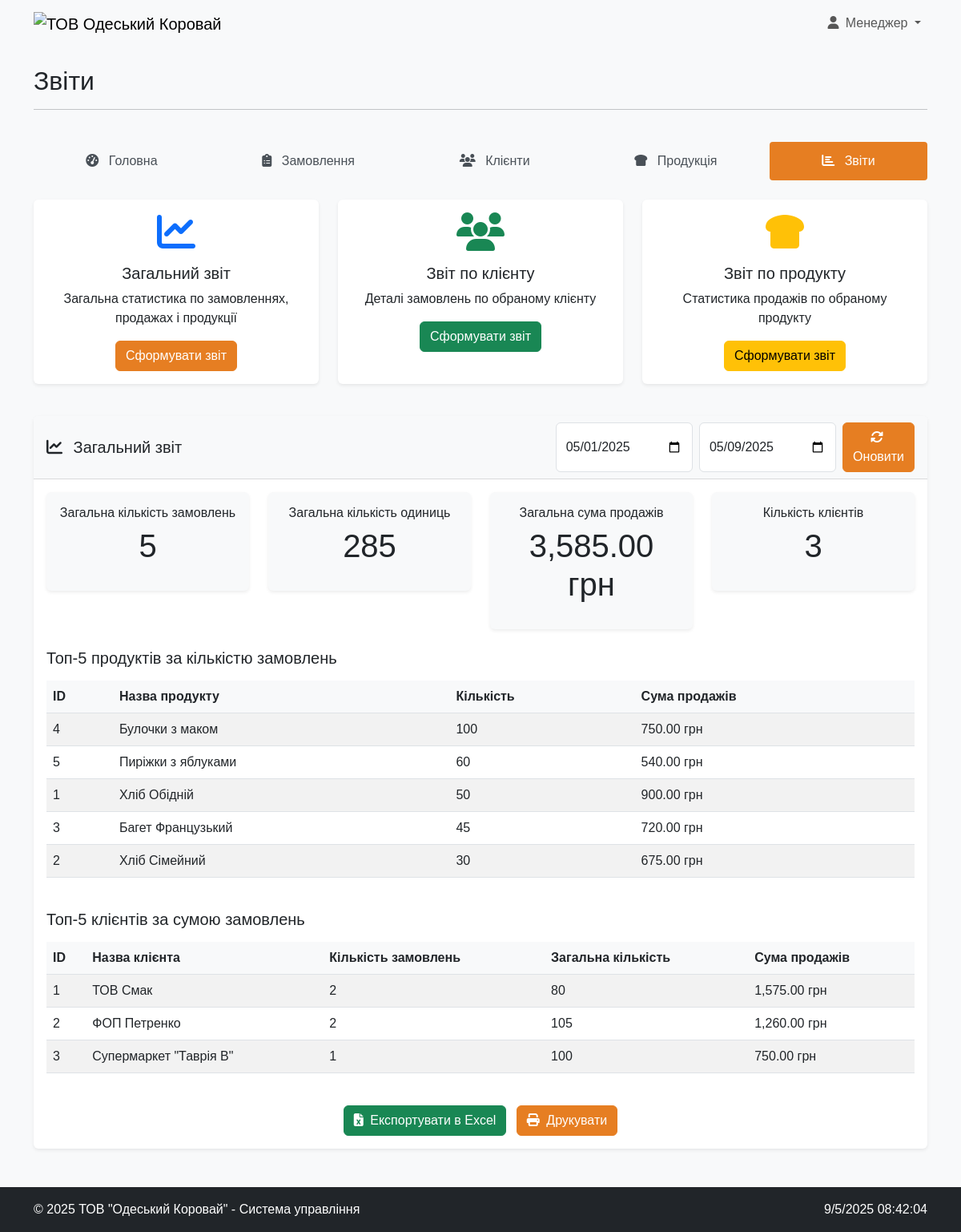
Page /modules/manager/reports.php?type=general (signed in) on the committed database.
### tables this page shows
CREATE TABLE IF NOT EXISTS `polzovateli` (
  `id` int(11) NOT NULL AUTO_INCREMENT,
  `login` varchar(50) NOT NULL,
  `password` varchar(255) NOT NULL,
  `name` varchar(100) DEFAULT NULL,
  PRIMARY KEY (`id`),
  UNIQUE KEY `login` (`login`)
);

CREATE TABLE IF NOT EXISTS `product` (
  `id` int(11) NOT NULL AUTO_INCREMENT,
  `nazvanie` varchar(100) NOT NULL,
  `ves` float NOT NULL,
  `srok` int(11) NOT NULL,
  `stoimost` float NOT NULL,
  `zena` float NOT NULL,
  `image` varchar(255) DEFAULT NULL,
  PRIMARY KEY (`id`)
);

CREATE TABLE IF NOT EXISTS `klientu` (
  `id` int(11) NOT NULL AUTO_INCREMENT,
  `name` varchar(100) NOT NULL,
  `fio` varchar(100) NOT NULL,
  `dolj` varchar(100) DEFAULT NULL,
  `tel` varchar(20) DEFAULT NULL,
  `mail` varchar(100) DEFAULT NULL,
  `city` varchar(100) DEFAULT NULL,
  `adres` varchar(255) DEFAULT NULL,
  `rast` float DEFAULT NULL,
  `login` varchar(50) DEFAULT NULL,
  `password` varchar(255) DEFAULT NULL,
  PRIMARY KEY (`id`)
);

### includes/auth.php (called while the page is built, shortened)
<?php
function isUserLoggedIn() {
    return isset($_SESSION['id']) && !empty($_SESSION['id']);
}
function getUserRole() {
    $userId = $_SESSION['id'];
    switch ($userId) {
        case 1:
            return 'manager';
    }
}

### modules/manager/reports.php (the view, shortened to what this page needs)
<?php
$pageTitle = 'Звіти';
require_once '../../includes/auth.php';
$connection = connectDatabase();
$reportType = isset($_GET['type']) ? $_GET['type'] : '';
$startDate = isset($_GET['start_date']) ? $_GET['start_date'] : date('Y-m-01');
$endDate = isset($_GET['end_date']) ? $_GET['end_date'] : date('Y-m-d');
include_once '../../includes/header.php';
?>
<div class="row mb-4">
    <div class="col-md-12">
        <nav class="nav main-menu nav-pills nav-fill">
            <a class="nav-link" href="dashboard.php">
                <i class="fas fa-tachometer-alt"></i> Головна
            </a>
            <a class="nav-link" href="orders.php">
                <i class="fas fa-clipboard-list"></i> Замовлення
            </a>
            <a class="nav-link" href="clients.php">
                <i class="fas fa-users"></i> Клієнти
            </a>
            <a class="nav-link" href="products.php">
                <i class="fas fa-bread-slice"></i> Продукція
            </a>
            <a class="nav-link active" href="reports.php">
                <i class="fas fa-chart-bar"></i> Звіти
            </a>
        </nav>
    </div>
</div>
<div class="row mb-4">
    <div class="col-md-4 mb-3">
        <div class="card h-100">
            <div class="card-body text-center">
                <i class="fas fa-chart-line fa-3x mb-3 text-primary"></i>
                <h5 class="card-title">Загальний звіт</h5>
                <p class="card-text">Загальна статистика по замовленнях, продажах і продукції</p>
                <a href="reports.php?type=general" class="btn btn-primary">Сформувати звіт</a>
            </div>
        </div>
    </div>
    <div class="col-md-4 mb-3">
        <div class="card h-100">
            <div class="card-body text-center">
                <i class="fas fa-users fa-3x mb-3 text-success"></i>
                <h5 class="card-title">Звіт по клієнту</h5>
                <p class="card-text">Деталі замовлень по обраному клієнту</p>
                <a href="#" class="btn btn-success" data-bs-toggle="modal" data-bs-target="#clientReportModal">Сформувати звіт</a>
            </div>
        </div>
    </div>
    <div class="col-md-4 mb-3">
        <div class="card h-100">
            <div class="card-body text-center">
                <i class="fas fa-bread-slice fa-3x mb-3 text-warning"></i>
                <h5 class="card-title">Звіт по продукту</h5>
                <p class="card-text">Статистика продажів по обраному продукту</p>
                <a href="#" class="btn btn-warning" data-bs-toggle="modal" data-bs-target="#productReportModal">Сформувати звіт</a>
            </div>
        </div>
    </div>
</div>
<?php if ($reportType === 'general'): ?>
    <div class="card mb-4">
        <div class="card-header">
            <div class="d-flex justify-content-between align-items-center">
                <h5 class="mb-0">
                    <i class="fas fa-chart-line me-2"></i> Загальний звіт
                </h5>
                <form action="" method="GET" class="d-flex">
                    <input type="date" class="form-control me-2" name="start_date" value="<?php echo $startDate; ?>">
                    <input type="date" class="form-control me-2" name="end_date" value="<?php echo $endDate; ?>">
                    <button type="submit" class="btn btn-primary">
                        <i class="fas fa-sync-alt me-1"></i> Оновити
                    </button>
                </form>
            </div>
        </div>
        <div class="card-body">
            <?php
            $generalStatsQuery = "
                SELECT
                    COUNT(DISTINCT z.idd) as total_orders,
                    SUM(z.kol) as total_quantity,
                    SUM(z.kol * p.zena) as total_sales,
                    COUNT(DISTINCT z.idklient) as total_clients,
                    COUNT(DISTINCT z.id) as total_products
                FROM zayavki z
                JOIN product p ON z.id = p.id
                WHERE z.data BETWEEN ? AND ?
            ";
            $stmt = mysqli_prepare($connection, $generalStatsQuery);
            mysqli_stmt_bind_param($stmt, "ss", $startDate, $endDate);
            mysqli_stmt_execute($stmt);
            $generalStatsResult = mysqli_stmt_get_result($stmt);
            $generalStats = mysqli_fetch_assoc($generalStatsResult);
            ?>
            <div class="row mb-4">
                <div class="col-md-3">
                    <div class="card bg-light">
                        <div class="card-body text-center">
                            <h6 class="card-title">Загальна кількість замовлень</h6>
                            <p class="display-6"><?php echo $generalStats['total_orders']; ?></p>
                        </div>
                    </div>
                </div>
                <div class="col-md-3">
                    <div class="card bg-light">
                        <div class="card-body text-center">
                            <h6 class="card-title">Загальна кількість одиниць</h6>
                            <p class="display-6"><?php echo $generalStats['total_quantity']; ?></p>
                        </div>
                    </div>
                </div>
                <div class="col-md-3">
                    <div class="card bg-light">
                        <div class="card-body text-center">
                            <h6 class="card-title">Загальна сума продажів</h6>
                            <p class="display-6"><?php echo number_format($generalStats['total_sales'], 2); ?> грн</p>
                        </div>
                    </div>
                </div>
                <div class="col-md-3">
                    <div class="card bg-light">
                        <div class="card-body text-center">
                            <h6 class="card-title">Кількість клієнтів</h6>
                            <p class="display-6"><?php echo $generalStats['total_clients']; ?></p>
                        </div>
                    </div>
                </div>
            </div>
            <h5 class="mb-3">Топ-5 продуктів за кількістю замовлень</h5>
            <?php
            $topProductsQuery = "
                SELECT p.id, p.nazvanie, SUM(z.kol) as total_quantity, SUM(z.kol * p.zena) as total_sales
                FROM zayavki z
                JOIN product p ON z.id = p.id
                WHERE z.data BETWEEN ? AND ?
                GROUP BY p.id
                ORDER BY total_quantity DESC
                LIMIT 5
            ";
            $stmt = mysqli_prepare($connection, $topProductsQuery);
            mysqli_stmt_bind_param($stmt, "ss", $startDate, $endDate);
            mysqli_stmt_execute($stmt);
            $topProductsResult = mysqli_stmt_get_result($stmt);
            ?>
            <div class="table-responsive mb-4">
                <table class="table table-striped table-hover">
                    <thead>
                        <tr>
                            <th>ID</th>
                            <th>Назва продукту</th>
                            <th>Кількість</th>
                            <th>Сума продажів</th>
                        </tr>
                    </thead>
                    <tbody>
                        <?php while ($product = mysqli_fetch_assoc($topProductsResult)): ?>
                            <tr>
                                <td><?php echo $product['id']; ?></td>
                                <td><?php echo htmlspecialchars($product['nazvanie']); ?></td>
                                <td><?php echo $product['total_quantity']; ?></td>
                                <td><?php echo number_format($product['total_sales'], 2); ?> грн</td>
                            </tr>
                        <?php endwhile; ?>
                    </tbody>
                </table>
            </div>
            <h5 class="mb-3">Топ-5 клієнтів за сумою замовлень</h5>
            <?php
            $topClientsQuery = "
                SELECT k.id, k.name, COUNT(DISTINCT z.idd) as order_count, SUM(z.kol) as total_quantity, SUM(z.kol * p.zena) as total_sales
                FROM zayavki z
                JOIN klientu k ON z.idklient = k.id
                JOIN product p ON z.id = p.id
                WHERE z.data BETWEEN ? AND ?
                GROUP BY k.id
                ORDER BY total_sales DESC
                LIMIT 5
            ";
            $stmt = mysqli_prepare($connection, $topClientsQuery);
            mysqli_stmt_bind_param($stmt, "ss", $startDate, $endDate);
            mysqli_stmt_execute($stmt);
            $topClientsResult = mysqli_stmt_get_result($stmt);
            ?>
            <div class="table-responsive">
                <table class="table table-striped table-hover">
                    <thead>
                        <tr>
                            <th>ID</th>
                            <th>Назва клієнта</th>
                            <th>Кількість замовлень</th>
                            <th>Загальна кількість</th>
                            <th>Сума продажів</th>
                        </tr>
                    </thead>
                    <tbody>
                        <?php while ($client = mysqli_fetch_assoc($topClientsResult)): ?>
                            <tr>
                                <td><?php echo $client['id']; ?></td>
                                <td><?php echo htmlspecialchars($client['name']); ?></td>
                                <td><?php echo $client['order_count']; ?></td>
                                <td><?php echo $client['total_quantity']; ?></td>
                                <td><?php echo number_format($client['total_sales'], 2); ?> грн</td>
                            </tr>
                        <?php endwhile; ?>
                    </tbody>
                </table>
            </div>
            <div class="text-center mt-4">
                <a href="export_report.php?type=general&start_date=<?php echo $startDate; ?>&end_date=<?php echo $endDate; ?>" class="btn btn-success">
                    <i class="fas fa-file-excel me-1"></i> Експортувати в Excel
                </a>
                <a href="print_report.php?type=general&start_date=<?php echo $startDate; ?>&end_date=<?php echo $endDate; ?>" class="btn btn-primary ms-2" target="_blank">
                    <i class="fas fa-print me-1"></i> Друкувати
                </a>
            </div>
        </div>
    </div>
<?php endif; ?>
<?php
include_once '../../includes/footer.php';
?>

### includes/header.php (shortened to what this page needs)
<?php
$pageTitle = $pageTitle ?? 'Система управління "Одеський Коровай"';
$currentUser = null;
if (isset($_SESSION['id'])) {
    $userId = $_SESSION['id'];
    $userQuery = "SELECT * FROM polzovateli WHERE id = ?";
    $stmt = mysqli_prepare($connection, $userQuery);
    mysqli_stmt_bind_param($stmt, "i", $userId);
    mysqli_stmt_execute($stmt);
    $userResult = mysqli_stmt_get_result($stmt);
    if (mysqli_num_rows($userResult) === 1) {
        $currentUser = mysqli_fetch_assoc($userResult);
    }
}
$userRole = getUserRole();
?>
<!DOCTYPE html>
<html lang="uk">
<head>
    <link rel="stylesheet" href="https://cdn.jsdelivr.net/npm/bootstrap@5.3.0/dist/css/bootstrap.min.css">
    <link rel="stylesheet" href="https://cdnjs.cloudflare.com/ajax/libs/font-awesome/6.4.0/css/all.min.css">
    <link rel="stylesheet" href="../../assets/css/styles.css">
</head>
<body>
    <nav class="navbar navbar-expand-lg navbar-light bg-light mb-4">
        <div class="container">
            <a class="navbar-brand" href="dashboard.php">
                <img src="../../assets/img/logo.png" alt="ТОВ Одеський Коровай" class="logo">
            </a>
            <div class="collapse navbar-collapse" id="navbarNav">
                <ul class="navbar-nav ms-auto">
                    <?php if ($userRole): ?>
                        <li class="nav-item dropdown">
                            <a class="nav-link dropdown-toggle" href="#" id="navbarDropdown" role="button" data-bs-toggle="dropdown" aria-expanded="false">
                                <i class="fas fa-user me-1"></i>
                                <?php echo $currentUser ? htmlspecialchars($currentUser['name']) : 'Користувач'; ?>
                            </a>
                        </li>
                    <?php else: ?>
                        <li class="nav-item">
                            <a class="nav-link" href="../../index.php"><i class="fas fa-sign-in-alt me-1"></i> Увійти</a>
                        </li>
                    <?php endif; ?>
                </ul>
            </div>
        </div>
    </nav>
    <div class="container">
        <div class="row mb-4">
            <div class="col-md-12">
                <h2><?php echo $pageTitle; ?></h2>
                <hr>
            </div>
        </div>

### assets/css/styles.css (style rules this page uses)
body { background-color: #f8f9fa; font-family: 'Arial', sans-serif; }
.logo { height: 50px; width: auto; }
.main-menu .nav-link { color: #495057; font-weight: 500; padding: 0.75rem 1rem; border-radius: 0.25rem; transition: all 0.3s ease; }
.main-menu .nav-link.active { background-color: #e67e22; color: white; }
.main-menu .nav-link i { margin-right: 0.5rem; }
.card { transition: all 0.3s ease; border: none; box-shadow: 0 0.125rem 0.25rem rgba(0, 0, 0, 0.075); }
.card-header { background-color: #f8f9fa; border-bottom: 1px solid rgba(0, 0, 0, 0.125); font-weight: bold; }
.table th { background-color: #f8f9fa; }
.btn-primary { background-color: #e67e22; border-color: #e67e22; }

### rows in the picture
polzovateli: name "Менеджер"
product: id "4", nazvanie "Булочки з маком", total_quantity "100", total_sales "750.00"
product: id "5", nazvanie "Пиріжки з яблуками", total_quantity "60", total_sales "540.00"
product: id "1", nazvanie "Хліб Обідній", total_quantity "50", total_sales "900.00"
product: id "3", nazvanie "Багет Французький", total_quantity "45", total_sales "720.00"
product: id "2", nazvanie "Хліб Сімейний", total_quantity "30", total_sales "675.00"
klientu: id "1", name "ТОВ Смак", order_count "2", total_quantity "80", total_sales "1,575.00"
klientu: id "2", name "ФОП Петренко", order_count "2", total_quantity "105", total_sales "1,260.00"
klientu: id "3", name "Супермаркет \"Таврія В\"", order_count "1", total_quantity "100", total_sales "750.00"

### other values in the picture
$pageTitle "Звіти"
$generalStats['total_orders'] "5"
$generalStats['total_quantity'] "285"
$generalStats['total_sales'] "3,585.00"
$generalStats['total_clients'] "3"
